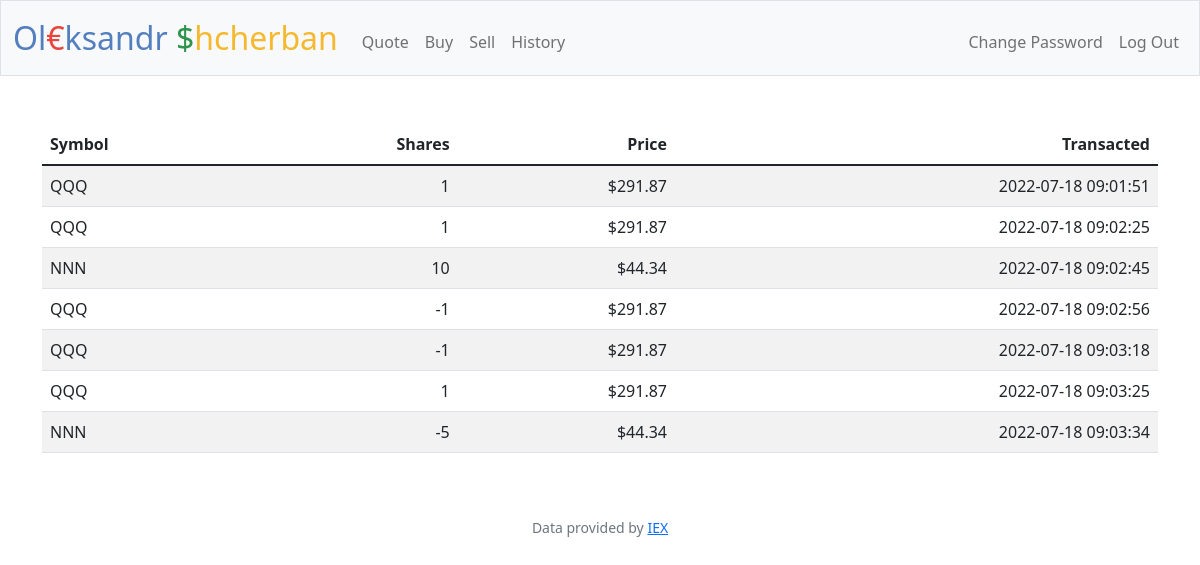
Screenshot of /history (signed in) with the database file from the repository.
### tables this page shows
CREATE TABLE 'operations' ('symbol' TEXT NOT NULL, 'shares' INTEGER NOT NULL, 'price' REAL, 'id'  INTEGER PRIMARY KEY NOT NULL  , 'user_id'  INTEGER NOT NULL  , 'datetime'  DATETIME NOT NULL DEFAULT CURRENT_TIMESTAMP  );

### app.py (the view)
@app.route("/history")
@login_required
def history():
    history = db.execute(
        "SELECT symbol, shares, price, datetime FROM operations WHERE user_id = (?)", session["user_id"])
    return render_template("history.html", history=history)

### app.py (called while the page is built)
@app.after_request
def after_request(response):
    response.headers["Cache-Control"] = "no-cache, no-store, must-revalidate"
    response.headers["Expires"] = 0
    response.headers["Pragma"] = "no-cache"
    return response

### helpers.py (called while the page is built)
def login_required(f):
    @wraps(f)
    def decorated_function(*args, **kwargs):
        if session.get("user_id") is None:
            return redirect("/login")
        return f(*args, **kwargs)
    return decorated_function

def usd(value):
    return f"${value:,.2f}"

### templates/history.html (shortened to what this page needs)
{% extends "layout.html" %}
{% block main %}
    <table class="table table-striped">
        <thead>
            <tr>
                <th class="text-start">Symbol</th>
                <th class="text-end">Shares</th>
                <th class="text-end">Price</th>
                <th class="text-end">Transacted</th>
            </tr>
        </thead>
        <tbody>
            {% for record in history %}
            <tr>
                <td class="text-start">{{ record['symbol'] }}</td>
                <td class="text-end">{{ record['shares'] }}</td>
                <td class="text-end">{{ record['price'] | usd }}</td>
                <td class="text-end">{{ record['datetime'] }}</td>
            </tr>
            {% endfor %}
        </tbody>
    </table>
{% endblock %}

### templates/layout.html (shortened to what this page needs)
<!DOCTYPE html>
<html lang="en">
    <head>
        <link href="https://cdn.jsdelivr.net/npm/bootstrap@5.1.3/dist/css/bootstrap.min.css" rel="stylesheet">
        <link href="/static/styles.css" rel="stylesheet">
    </head>
    <body>
        <nav class="bg-light border navbar navbar-expand-md navbar-light">
            <div class="container-fluid">
                <a class="navbar-brand" href="/"><span class="blue">Ol</span><span class="red">€</span><span class="blue">ksandr</span><span> </span><span class="green">$</span><span class="yellow">hcherban</span></a>
                <div class="collapse navbar-collapse" id="navbar">
                    {% if session["user_id"] %}
                        <ul class="navbar-nav me-auto mt-2">
                            <li class="nav-item"><a class="nav-link" href="/quote">Quote</a></li>
                            <li class="nav-item"><a class="nav-link" href="/buy">Buy</a></li>
                            <li class="nav-item"><a class="nav-link" href="/sell">Sell</a></li>
                            <li class="nav-item"><a class="nav-link" href="/history">History</a></li>
                        </ul>
                        <ul class="navbar-nav ms-auto mt-2">
                            <li class="nav-item"><a class="nav-link" href="/change">Change Password</a></li>
                            <li class="nav-item"><a class="nav-link" href="/logout">Log Out</a></li>
                        </ul>
                    {% else %}
                        <ul class="navbar-nav ms-auto mt-2">
                            <li class="nav-item"><a class="nav-link" href="/register">Register</a></li>
                            <li class="nav-item"><a class="nav-link" href="/login">Log In</a></li>
                        </ul>
                    {% endif %}
                </div>
            </div>
        </nav>
        <main class="container py-5 text-center">
            {% block main %}{% endblock %}
        </main>
        <footer class="mb-5 small text-center text-muted">
            Data provided by <a href="https://iexcloud.io/">IEX</a>
        </footer>
    </body>
</html>

### static/styles.css (style rules this page uses)
nav .navbar-brand { font-size: xx-large; }
nav .navbar-brand .blue { color: #537fbe; }
nav .navbar-brand .red { color: #ea433b; }
nav .navbar-brand .yellow { color: #f5b82e; }
nav .navbar-brand .green { color: #2e944b; }

### rows the page displays
operations: symbol "QQQ", shares "1", price "$291.87", datetime "2022-07-18 09:01:51"
operations: symbol "QQQ", shares "1", price "$291.87", datetime "2022-07-18 09:02:25"
operations: symbol "NNN", shares "10", price "$44.34", datetime "2022-07-18 09:02:45"
operations: symbol "QQQ", shares "-1", price "$291.87", datetime "2022-07-18 09:02:56"
operations: symbol "QQQ", shares "-1", price "$291.87", datetime "2022-07-18 09:03:18"
operations: symbol "QQQ", shares "1", price "$291.87", datetime "2022-07-18 09:03:25"
operations: symbol "NNN", shares "-5", price "$44.34", datetime "2022-07-18 09:03:34"
